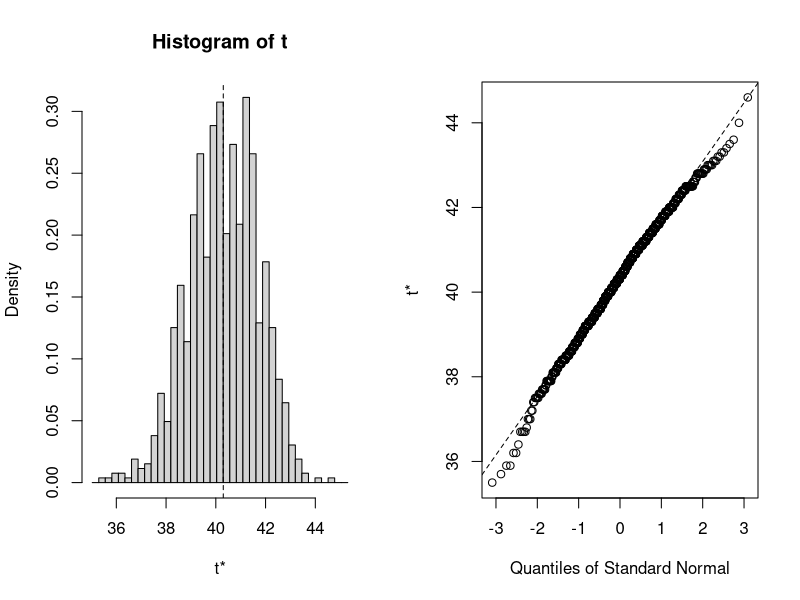

Here is the R script that generated this plot:
#--------------------------------------
# MATD46 - Estatística computacional A
# Prof. Jalmar Carrasco
#--------------------------------------

x <- c(30,37,36,43,42,43,43,46,41,42)
n <- length(x)

xbar <- mean(x)
xbar

var.mean <- var(x)/n
var.mean

se.mean <- sqrt(var.mean)
se.mean

B <- 1000 
n <- length(x)
M.npb <- numeric(B) 
sd.boot <- numeric(B)
set.seed(123)
for(i in 1:B){
  x.npb <- sample(x,size=n,replace=TRUE)
  M.npb[i] <- mean(x.npb)
  sd.boot[i]<- sd(x.npb)
}

# Computing the percentile bootstrap 95% CI
d <- quantile(M.npb, c(.025,.975))
d

# Computing the pivotal (or basic) 95% CI
deltastar <- M.npb - xbar
d <- quantile(deltastar, c(.025,.975))
ci <- xbar - c(d[2], d[1])
ci

# Computing the studentized bootstrap 95% CI
deltastar <- (M.npb - xbar)/sd.boot
d <- quantile(deltastar, c(.025,.975))
ci <- xbar - c(d[2], d[1])*sd(M.npb)
ci

# The estimated bootstrap bias and standard error, as well as 
# the bootstrap and bias corrected bootstrap estimates of theta 
# are given by
bias <- mean(M.npb)-xbar 
bias
se <- sd(M.npb)
se
M.boot <- mean(M.npb) 
M.boot
bias.corrected.estimate <- xbar-bias 
bias.corrected.estimate

# Teste de hipótese
# H0: mu=41 contra H1:mu!=41

t.obs <- (mean(x)-41)/(sd(x)/sqrt(n))
t.obs 
p.value <- 2*min(1-pt(t.obs,n-1),pt(t.obs,n-1))
p.value 

#non-parametric bootstrap
B <- 1000 
set.seed(123)
mu0 <- 41 
sd0 <- sd(x)
t.obs <- (mean(x)-mu0)/(sd0/sqrt(n))
t.npb <- numeric(B)
z <- x-mean(x)+mu0
for(i in 1:B){
  x.npb <- sample(z,n,replace=T)
  sd.npb <- sd(x.npb)
  t.npb[i] <- (mean(x.npb)-mu0)/(sd.npb/sqrt(n))
}
# decision on H0 based on the p.value
p.value <- 2*min(sum(t.npb>t.obs)/B,sum(t.npb<t.obs)/B)
p.value

# Utilizando a libraria "boot"

library(boot)
set.seed(666)

fun <- function(dados,i){return(mean(dados[i]))}
result <- boot(data=x,statistic=fun,R=1000)
result
plot(result)
IC <- boot.ci(result,conf = 0.95,type = "bca")
IC
